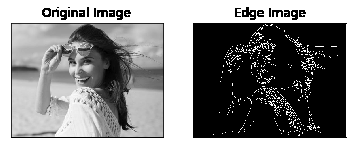
#> input picture original.jpeg, 352 x 148 px
$ jupyter execute 'Adaptive Thresholding_ Edge Detection in Images.ipynb'
#> lines starting #> are read from the running program, lines starting #| are printed output that depends on the picture; after the words box and inside, x2 and y2 are one past the last pixel; in counts of white or black regions, pixels touching at a corner belong together
[cell 1]
# importing opencv
import cv2

# Load our input image
image = cv2.imread('original.jpeg')
#> image is the input picture: shape (148, 352, 3); min 0, max 255, mean 133.3
cv2.imshow('Original', image)
cv2.waitKey()

# We use cvtColor, to convert to grayscale
gray_image = cv2.cvtColor(image, cv2.COLOR_BGR2GRAY)

cv2.imshow('Grayscale', gray_image)
cv2.waitKey(0)

# window shown waits for any key pressing event
cv2.destroyAllWindows()

[cell 2]
import cv2
import numpy as np
from matplotlib import pyplot as plt

img = cv2.imread('original.jpeg',0)
edges = cv2.Canny(img,100,200)
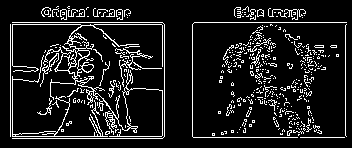
#> edges: shape (148, 352); 11.1% white in thin lines or dots, all inside (x1, y1, x2, y2) = (10, 6, 347, 139)

plt.subplot(121),plt.imshow(img,cmap = 'gray')
plt.title('Original Image'), plt.xticks([]), plt.yticks([])
plt.subplot(122),plt.imshow(edges,cmap = 'gray')
plt.title('Edge Image'), plt.xticks([]), plt.yticks([])

plt.show()
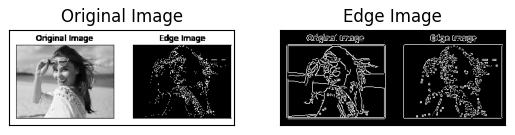
#> figure drawn by matplotlib, 2 panels

[cell 3]
import cv2

image1 = cv2.imread('original.jpeg')
img = cv2.cvtColor(image1, cv2.COLOR_BGR2GRAY)
ret, thresh2 = cv2.threshold(img, 120, 255, cv2.THRESH_BINARY_INV)
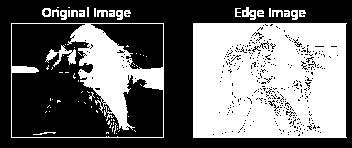
#> thresh2: shape (148, 352); 43.3% white; 76 white regions (55 under 20 px), largest, box (x1, y1, x2, y2) and area: (193, 23, 347, 138) 16670, (11, 23, 164, 138) 4595, (45, 45, 76, 67) 259
cv2.imshow('Binary Threshold Inverted', thresh2)

[cell 4]
import cv2
import numpy as np
image1 = cv2.imread('original.jpeg')
img = cv2.cvtColor(image1, cv2.COLOR_BGR2GRAY)
ret, thresh1 = cv2.threshold(img, 120, 255, cv2.THRESH_BINARY+cv2.THRESH_OTSU)
#> thresh1: shape (148, 352); 56.9% white; 74 black regions (53 under 20 px), largest, box (x1, y1, x2, y2) and area: (193, 23, 347, 138) 16670, (11, 23, 164, 138) 4534, (45, 45, 76, 67) 251
#> ret = 118
cv2.imshow('Otsu Threshold', thresh1)
if cv2.waitKey(0) & 0xff == 27:
#> (key Esc is pressed here)
    cv2.destroyAllWindows()

$ run again, with otsu capture.JPG copied over original.jpeg
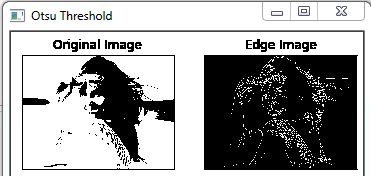
#> input picture otsu capture.JPG, 371 x 176 px
#> image is the input picture: shape (176, 371, 3); mean B, G, R 160.7, 160.7, 160.6
#> `edges = cv2.Canny(img,100,200)`:
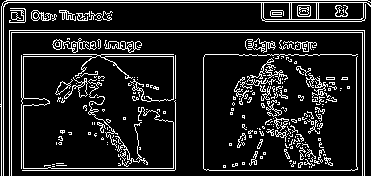
#> edges: shape (176, 371); 13.5% white in thin lines or dots
#> thresh2: shape (176, 371); 36.7% white; 101 white regions (71 under 20 px), largest, box (x1, y1, x2, y2) and area: (204, 55, 358, 170) 16670, (22, 55, 175, 170) 4534, (10, 30, 364, 176) 646
#> `ret, thresh1 = cv2.threshold(img, 120, 255, cv2.THRESH_BINARY+cv2.THRE..`:
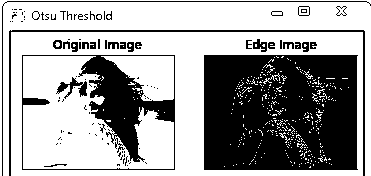
#> thresh1: shape (176, 371); 62.3% white; 106 black regions (78 under 20 px), largest, box (x1, y1, x2, y2) and area: (204, 55, 358, 170) 16670, (22, 55, 175, 170) 4534, (9, 30, 365, 176) 1285
#> ret = 130
